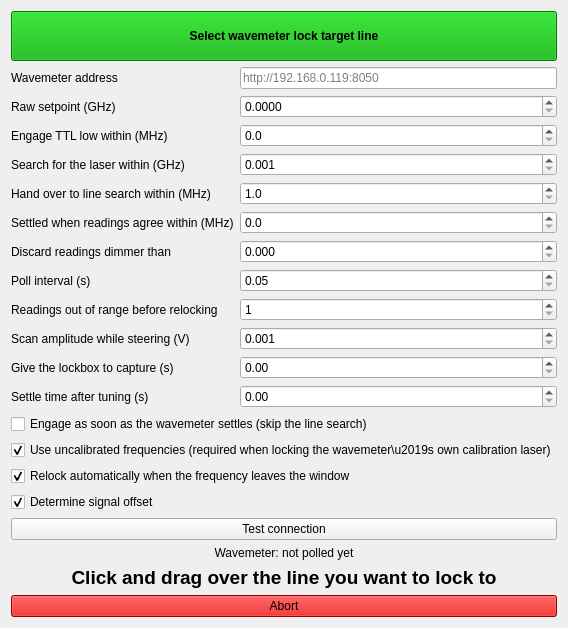
     <widget class="QWidget" name="wavemeter_mode">
      <attribute name="title">
       <string>Wavemeter</string>
      </attribute>
      <layout class="QVBoxLayout" name="verticalLayout_wavemeter">
       <item>
        <widget class="QWidget" name="wavemeter_not_activated" native="true">
         <layout class="QVBoxLayout" name="verticalLayout_wavemeter_not_activated">
          <property name="leftMargin"><number>0</number></property>
          <property name="topMargin"><number>0</number></property>
          <property name="rightMargin"><number>0</number></property>
          <property name="bottomMargin"><number>0</number></property>
          <item>
           <widget class="QPushButton" name="selectLineToWavemeterLock">
            <property name="minimumSize">
             <size><width>0</width><height>50</height></size>
            </property>
            <property name="font">
             <font><weight>75</weight><bold>true</bold></font>
            </property>
            <property name="styleSheet">
             <string notr="true">background: #00aa00</string>
            </property>
            <property name="text">
             <string>Select wavemeter lock target line</string>
            </property>
           </widget>
          </item>
          <item>
           <layout class="QFormLayout" name="formLayout_wavemeter">
        <item row="0" column="0">
         <widget class="QLabel" name="label_wm_url">
          <property name="text"><string>Wavemeter address</string></property>
         </widget>
        </item>
        <item row="0" column="1">
         <widget class="QLineEdit" name="wavemeter_url">
          <property name="placeholderText"><string>http://192.168.0.119:8050</string></property>
         </widget>
        </item>
        <item row="1" column="0">
         <widget class="QLabel" name="label_wm_setpoint">
          <property name="text"><string>Raw setpoint (GHz)</string></property>
         </widget>
        </item>
        <item row="1" column="1">
         <widget class="QDoubleSpinBox" name="wavemeter_setpoint">
          <property name="decimals"><number>4</number></property>
          <property name="minimum"><double>0.000000</double></property>
          <property name="maximum"><double>10000000.000000</double></property>
          <property name="singleStep"><double>0.001000</double></property>
         </widget>
        </item>
        <item row="2" column="0">
         <widget class="QLabel" name="label_wm_range">
          <property name="text"><string>Engage TTL low within (MHz)</string></property>
         </widget>
        </item>
        <item row="2" column="1">
         <widget class="QDoubleSpinBox" name="wavemeter_range">
          <property name="decimals"><number>1</number></property>
          <property name="minimum"><double>0.000000</double></property>
          <property name="maximum"><double>1000000.000000</double></property>
          <property name="singleStep"><double>10.000000</double></property>
         </widget>
        </item>
        <item row="3" column="0">
         <widget class="QLabel" name="label_wm_search">
          <property name="text"><string>Search for the laser within (GHz)</string></property>
         </widget>
        </item>
        <item row="3" column="1">
         <widget class="QDoubleSpinBox" name="wavemeter_search_range">
          <property name="decimals"><number>3</number></property>
          <property name="minimum"><double>0.001000</double></property>
          <property name="maximum"><double>1000.000000</double></property>
          <property name="singleStep"><double>1.000000</double></property>
         </widget>
        </item>
        <item row="4" column="0">
         <widget class="QLabel" name="label_wm_handoff">
          <property name="text"><string>Hand over to line search within (MHz)</string></property>
         </widget>
        </item>
        <item row="4" column="1">
         <widget class="QDoubleSpinBox" name="wavemeter_handoff_window">
          <property name="decimals"><number>1</number></property>
          <property name="minimum"><double>1.000000</double></property>
          <property name="maximum"><double>100000.000000</double></property>
          <property name="singleStep"><double>10.000000</double></property>
         </widget>
        </item>
        <item row="5" column="0">
         <widget class="QLabel" name="label_wm_settled_within">
          <property name="text"><string>Settled when readings agree within (MHz)</string></property>
         </widget>
        </item>
        <item row="5" column="1">
         <widget class="QDoubleSpinBox" name="wavemeter_settled_within">
          <property name="decimals"><number>1</number></property>
          <property name="minimum"><double>0.000000</double></property>
          <property name="maximum"><double>100000.000000</double></property>
          <property name="singleStep"><double>10.000000</double></property>
         </widget>
        </item>
        <item row="6" column="0">
         <widget class="QLabel" name="label_wm_min_amp">
          <property name="text"><string>Discard readings dimmer than</string></property>
         </widget>
        </item>
        <item row="6" column="1">
         <widget class="QDoubleSpinBox" name="wavemeter_min_amp">
          <property name="decimals"><number>3</number></property>
          <property name="minimum"><double>0.000000</double></property>
          <property name="maximum"><double>1.000000</double></property>
          <property name="singleStep"><double>0.005000</double></property>
         </widget>
        </item>
        <item row="7" column="0">
         <widget class="QLabel" name="label_wm_poll">
          <property name="text"><string>Poll interval (s)</string></property>
         </widget>
        </item>
        <item row="7" column="1">
         <widget class="QDoubleSpinBox" name="wavemeter_poll_interval">
          <property name="decimals"><number>2</number></property>
          <property name="minimum"><double>0.050000</double></property>
          <property name="maximum"><double>60.000000</double></property>
          <property name="singleStep"><double>0.100000</double></property>
         </widget>
        </item>
        <item row="8" column="0">
         <widget class="QLabel" name="label_wm_count">
          <property name="text"><string>Readings out of range before relocking</string></property>
         </widget>
        </item>
        <item row="8" column="1">
         <widget class="QSpinBox" name="wavemeter_max_out_of_range">
          <property name="minimum"><number>1</number></property>
          <property name="maximum"><number>1000</number></property>
         </widget>
        </item>
        <item row="9" column="0">
         <widget class="QLabel" name="label_wm_steer_amp">
          <property name="text"><string>Scan amplitude while steering (V)</string></property>
         </widget>
        </item>
        <item row="9" column="1">
         <widget class="QDoubleSpinBox" name="wavemeter_steering_ramp_amplitude">
          <property name="decimals"><number>3</number></property>
          <property name="minimum"><double>0.001000</double></property>
          <property name="maximum"><double>1.000000</double></property>
          <property name="singleStep"><double>0.010000</double></property>
         </widget>
        </item>
        <item row="10" column="0">
         <widget class="QLabel" name="label_wm_lock_settle">
          <property name="text"><string>Give the lockbox to capture (s)</string></property>
         </widget>
        </item>
        <item row="10" column="1">
         <widget class="QDoubleSpinBox" name="wavemeter_lock_settle_time">
          <property name="decimals"><number>2</number></property>
          <property name="minimum"><double>0.000000</double></property>
          <property name="maximum"><double>60.000000</double></property>
          <property name="singleStep"><double>0.500000</double></property>
         </widget>
        </item>
        <item row="11" column="0">
         <widget class="QLabel" name="label_wm_settle">
          <property name="text"><string>Settle time after tuning (s)</string></property>
         </widget>
        </item>
        <item row="11" column="1">
         <widget class="QDoubleSpinBox" name="wavemeter_settle_time">
          <property name="decimals"><number>2</number></property>
          <property name="minimum"><double>0.000000</double></property>
          <property name="maximum"><double>30.000000</double></property>
          <property name="singleStep"><double>0.100000</double></property>
         </widget>
        </item>
           </layout>
          </item>
         <item>
          <widget class="QCheckBox" name="wavemeter_skip_line_search_checkbox">
           <property name="text"><string>Engage as soon as the wavemeter settles (skip the line search)</string></property>
           <property name="checked"><bool>false</bool></property>
          </widget>
         </item>
         <item>
          <widget class="QCheckBox" name="wavemeter_use_raw_checkbox">
           <property name="text"><string>Use uncalibrated frequencies (required when locking the wavemeter\u2019s own calibration laser)</string></property>
           <property name="checked"><bool>true</bool></property>
          </widget>
         </item>
         <item>
          <widget class="QCheckBox" name="watch_wavemeter_checkbox">
           <property name="text"><string>Relock automatically when the frequency leaves the window</string></property>
           <property name="checked"><bool>true</bool></property>
          </widget>
         </item>
         <item>
          <widget class="QCheckBox" name="autoOffsetCheckbox_wavemeter">
           <property name="text"><string>Determine signal offset</string></property>
           <property name="checked"><bool>true</bool></property>
          </widget>
         </item>
          <item>
           <widget class="QPushButton" name="wavemeter_test_button">
            <property name="text"><string>Test connection</string></property>
           </widget>
          </item>
          <item>
           <widget class="QLabel" name="wavemeter_reading_label">
            <property name="text"><string>Wavemeter: not polled yet</string></property>
            <property name="wordWrap"><bool>true</bool></property>
            <property name="alignment"><set>Qt::AlignCenter</set></property>
           </widget>
          </item>
         </layout>
        </widget>
       </item>
       <item>
        <widget class="QWidget" name="wavemeter_activated" native="true">
         <layout class="QVBoxLayout" name="verticalLayout_wavemeter_activated">
          <property name="leftMargin"><number>0</number></property>
          <property name="topMargin"><number>0</number></property>
          <property name="rightMargin"><number>0</number></property>
          <property name="bottomMargin"><number>0</number></property>
          <item>
           <widget class="QLabel" name="label_wavemeter_instruction">
            <property name="text">
             <string>&lt;html&gt;&lt;head/&gt;&lt;body&gt;&lt;p align="center"&gt;&lt;span style=" font-size:14pt; font-weight:600;"&gt;Click and drag over the line you want to lock to&lt;/span&gt;&lt;/p&gt;&lt;/body&gt;&lt;/html&gt;</string>
            </property>
            <property name="alignment"><set>Qt::AlignCenter</set></property>
            <property name="wordWrap"><bool>true</bool></property>
           </widget>
          </item>
          <item>
           <widget class="QPushButton" name="abortWavemeterSelection">
            <property name="styleSheet">
             <string notr="true">background-color: #d40000;</string>
            </property>
            <property name="text"><string>Abort</string></property>
           </widget>
          </item>
         </layout>
        </widget>
       </item>
      </layout>
     </widget>
